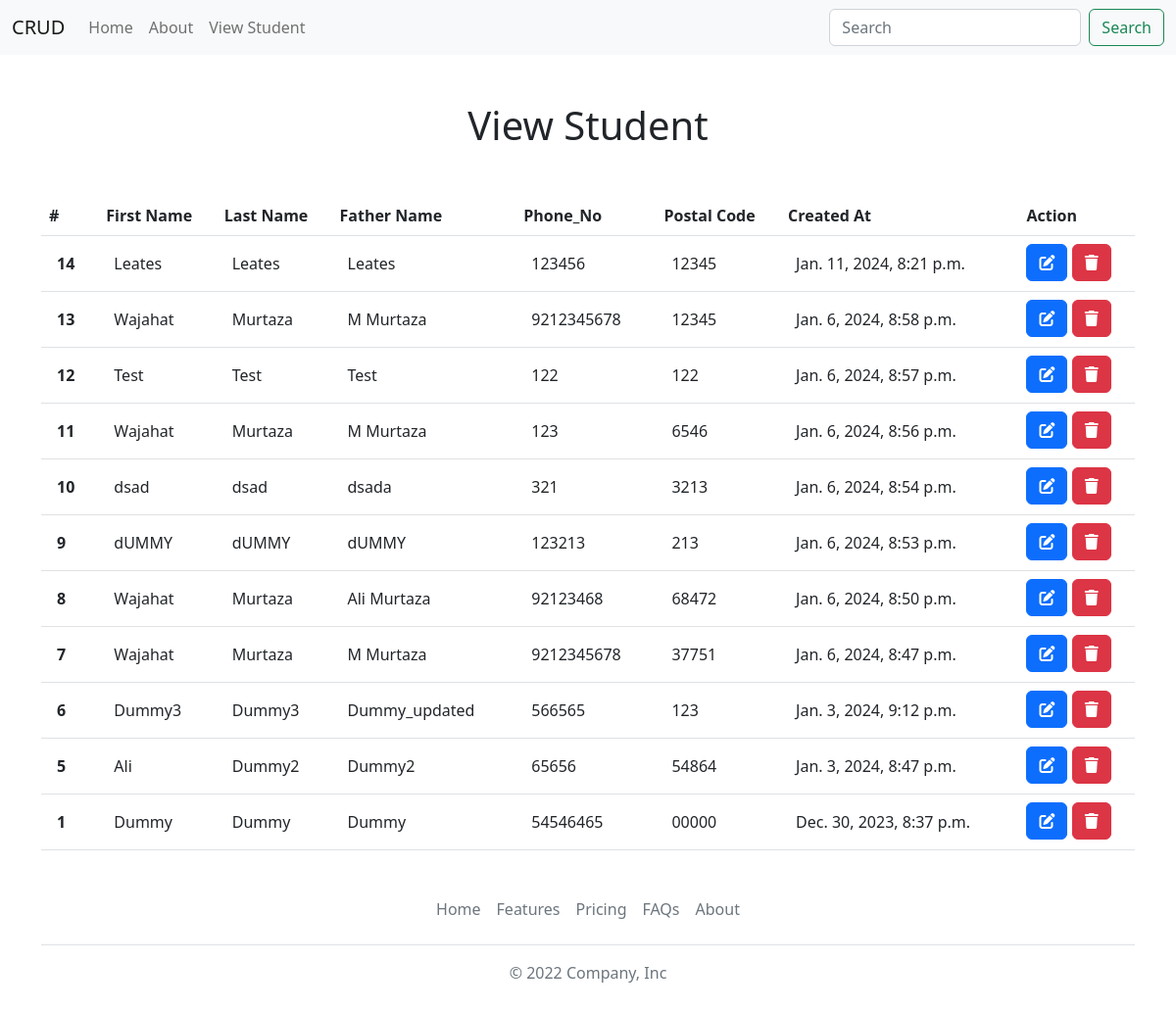
Page /view-student/ on the earlier database version.
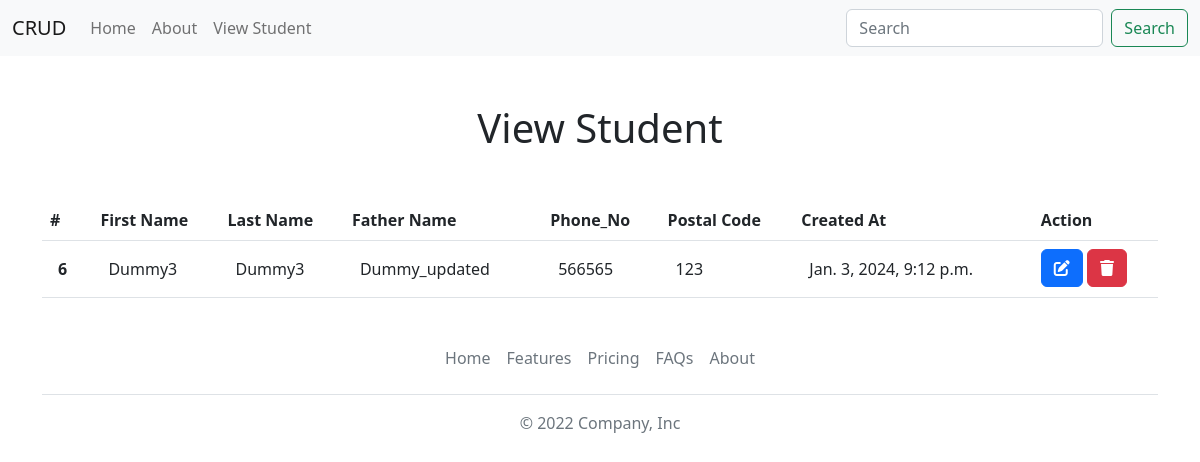
Same page on the later database version.
### core/models.py (models this page shows, shortened)
class Student(models.Model):
    first_name = models.CharField(max_length=25)
    last_name = models.CharField(max_length=25)
    father_name = models.CharField(max_length=50)
    roll_no = models.IntegerField()
    phone_no = models.IntegerField()
    postal_code = models.CharField(max_length=5)
    created_at = models.DateTimeField(auto_now_add=True)

### core/views.py (the view)
# urls.py: path("view-student/", view_student, name="view"),
def view_student(request):
    student = Student.objects.all().order_by('-id')
    context = {
        'student':student,
    }
    return render(request, 'view.html',context)

### templates/view.html (shortened to what this page needs)
{% extends "base.html" %}
{% block content %}
  <h1 class="text-center my-5">View Student</h1>
  <div class="container">
    <table class="table">
        <thead>
          <tr>
            <th scope="col">#</th>
            <th scope="col">First Name</th>
            <th scope="col">Last Name</th>
            <th scope="col">Father Name</th>
            <th scope="col">Phone_No</th>
            <th scope="col">Postal Code</th>
            <th scope="col">Created At</th>
            <th scope="col">Action</th>
          </tr>
        </thead>
        <tbody>
            {% for i in student %}
            <tr>
                <th class="p-3" scope="row">{{i.id}}</th>
                <td  class="p-3">{{i.first_name}}</td>
                <td  class="p-3">{{i.last_name}}</td>
                <td  class="p-3">{{i.father_name}}</td>
                <td  class="p-3">{{i.phone_no}}</td>
                <td  class="p-3">{{i.postal_code}}</td>
                <td  class="p-3">{{i.created_at }}</td>
                <td>
                    <a href="{% url 'update' i.id %}" class="btn btn-primary"><i class="fa-solid fa-pen-to-square"></i></a>
                    <a href="" data-bs-toggle="modal" data-bs-target="#d-{{i.id}}" class="btn btn-danger"><i class="fa-solid fa-trash"></i></a>
                </td>
            </tr>
            {% endfor %}
        </tbody>
      </table>
  </div>
{% endblock content %}

### templates/base.html (shortened to what this page needs)
<!doctype html>
<html lang="en">
  <head>
    <link href="https://cdn.jsdelivr.net/npm/bootstrap@5.2.3/dist/css/bootstrap.min.css" rel="stylesheet">
  </head>
  <body>
    <nav class="navbar navbar-expand-lg bg-light">
        <div class="container-fluid">
          <a class="navbar-brand" href="{% url 'index' %}">CRUD</a>
          <div class="collapse navbar-collapse" id="navbarSupportedContent">
            <ul class="navbar-nav me-auto mb-2 mb-lg-0">
              <li class="nav-item">
                <a class="nav-link" aria-current="page" href="{% url 'index' %}">Home</a>
              </li>
              <li class="nav-item">
                <a class="nav-link" href="{% url 'about' %}">About</a>
              </li>
              <li class="nav-item">
                <a class="nav-link" href="{% url 'view' %}">View Student</a>
              </li>
            </ul>
            <form class="d-flex" role="search">
              <input class="form-control me-2" type="search" placeholder="Search" aria-label="Search">
              <button class="btn btn-outline-success" type="submit">Search</button>
            </form>
          </div>
        </div>
      </nav>
      {% block content %}{% endblock content %}
      <div class="container">
        <footer class="py-3 my-4">
          <ul class="nav justify-content-center border-bottom pb-3 mb-3">
            <li class="nav-item"><a href="#" class="nav-link px-2 text-muted">Home</a></li>
            <li class="nav-item"><a href="#" class="nav-link px-2 text-muted">Features</a></li>
            <li class="nav-item"><a href="#" class="nav-link px-2 text-muted">Pricing</a></li>
            <li class="nav-item"><a href="#" class="nav-link px-2 text-muted">FAQs</a></li>
            <li class="nav-item"><a href="#" class="nav-link px-2 text-muted">About</a></li>
          </ul>
          <p class="text-center text-muted">© 2022 Company, Inc</p>
        </footer>
      </div>
  </body>
</html>

Differences in the rows shown:
removed Student: id "14", first_name "Leates", last_name "Leates", father_name "Leates", phone_no "123456", postal_code "12345", created_at "Jan. 11, 2024, 8:21 p.m."
removed Student: id "13", first_name "Wajahat", last_name "Murtaza", father_name "M Murtaza", phone_no "9212345678", postal_code "12345", created_at "Jan. 6, 2024, 8:58 p.m."
removed Student: id "12", first_name "Test", last_name "Test", father_name "Test", phone_no "122", postal_code "122", created_at "Jan. 6, 2024, 8:57 p.m."
removed Student: id "11", first_name "Wajahat", last_name "Murtaza", father_name "M Murtaza", phone_no "123", postal_code "6546", created_at "Jan. 6, 2024, 8:56 p.m."
removed Student: id "10", first_name "dsad", last_name "dsad", father_name "dsada", phone_no "321", postal_code "3213", created_at "Jan. 6, 2024, 8:54 p.m."
removed Student: id "9", first_name "dUMMY", last_name "dUMMY", father_name "dUMMY", phone_no "123213", postal_code "213", created_at "Jan. 6, 2024, 8:53 p.m."
removed Student: id "8", first_name "Wajahat", last_name "Murtaza", father_name "Ali Murtaza", phone_no "92123468", postal_code "68472", created_at "Jan. 6, 2024, 8:50 p.m."
removed Student: id "7", first_name "Wajahat", last_name "Murtaza", father_name "M Murtaza", phone_no "9212345678", postal_code "37751", created_at "Jan. 6, 2024, 8:47 p.m."
removed Student: id "5", first_name "Ali", last_name "Dummy2", father_name "Dummy2", phone_no "65656", postal_code "54864", created_at "Jan. 3, 2024, 8:47 p.m."
removed Student: id "1", first_name "Dummy", last_name "Dummy", father_name "Dummy", phone_no "54546465", postal_code "00000", created_at "Dec. 30, 2023, 8:37 p.m."
